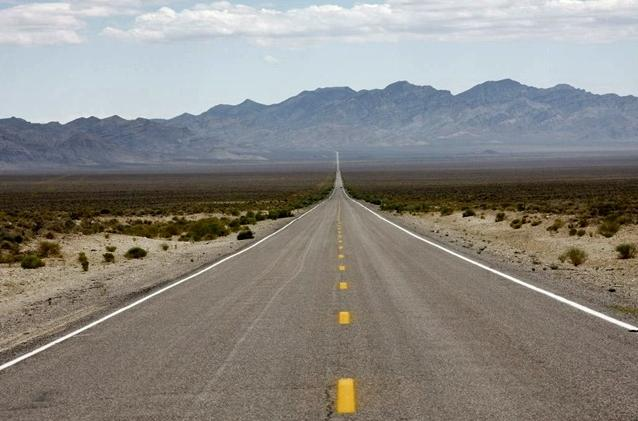
//> input picture F458/dsp/ccs_backup1/HyeonSeung/sample.jpg, 638 x 421 px
$ ./roi_sobel   (built with g++ and OpenCV 4)
//> lines starting //> are read from the running program, lines starting //| are printed output that depends on the picture; after the words box and inside, x2 and y2 are one past the last pixel; in counts of white or black regions, pixels touching at a corner belong together
//> further down, img is the input picture: 421 rows x 638 cols, CV_8UC3; mean B, G, R 129.2, 134.4, 137.2
#include <opencv2/highgui/highgui.hpp>
#include <opencv2/opencv.hpp>
#include <iostream>
#include <stdio.h>

using namespace cv;
using namespace std;

Mat custom_roi(Mat img)
{
        Mat output;
        Mat mask = Mat::zeros(img.size(), img.type());

        Point pts[6] = {
                        Point(329,195), Point(341,182), Point(628,319), Point(633, 417),
					Point(4, 415),Point(7,354)};
        fillConvexPoly(mask, pts, 6, Scalar(255, 255, 255));
        bitwise_and(img, mask, output);

        return output;
}

Mat edge_detect(Mat blur)
{
	Mat output;

	cvtColor(blur, output, COLOR_RGB2GRAY);
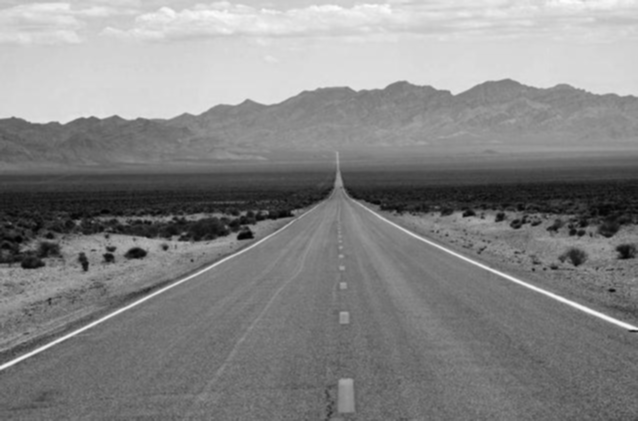
//> output: 421 rows x 638 cols, CV_8UC1; min 2, max 253, mean 133.2
	threshold(output, output, 140, 255, THRESH_BINARY);
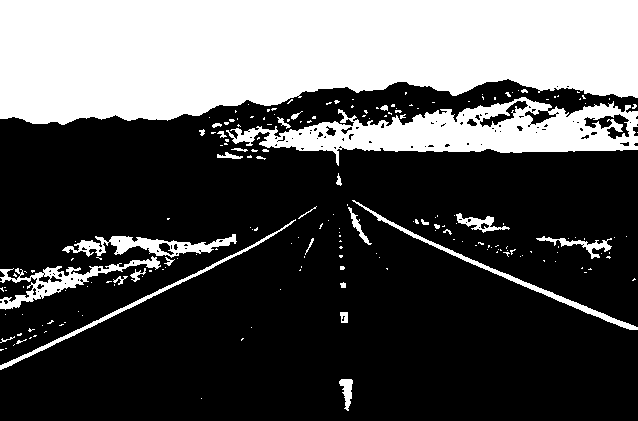
//> output: 421 rows x 638 cols, CV_8UC1; 32% white; 202 white regions (169 under 20 px), largest, box (x1, y1, x2, y2) and area: (0, 0, 638, 125) 64491, (226, 97, 638, 166) 12468, (0, 256, 161, 310) 1894

	Point anchor = Point(-1, -1);
	Mat kernel = Mat(1,3, CV_32F);

	kernel.at<float>(0,0) = -1;
	kernel.at<float>(0,1) = 0;
	kernel.at<float>(0,2) = 1;

	filter2D(output, output, -1, kernel, anchor, 0, BORDER_DEFAULT);
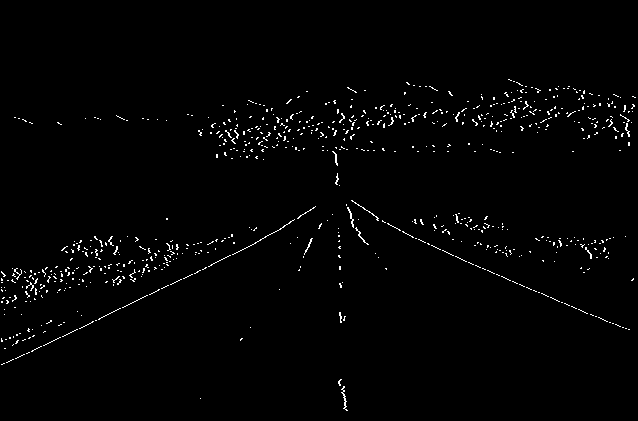
//> output: 421 rows x 638 cols, CV_8UC1; 1.4% white in thin lines or dots, all inside (x1, y1, x2, y2) = (1, 79, 636, 411)

	return output;
}

int main(int argc, char **argv)
{
	Mat img = imread("sample.jpg", -1);
	Mat blur;
	Mat edge;
	Mat croi;

	GaussianBlur(img, blur, Size(3,3), 0, 0);

	edge = edge_detect(blur);
	croi = custom_roi(edge);
//> in custom_roi, `fillConvexPoly(mask, pts, 6, Scalar(255, 255, 255));`:
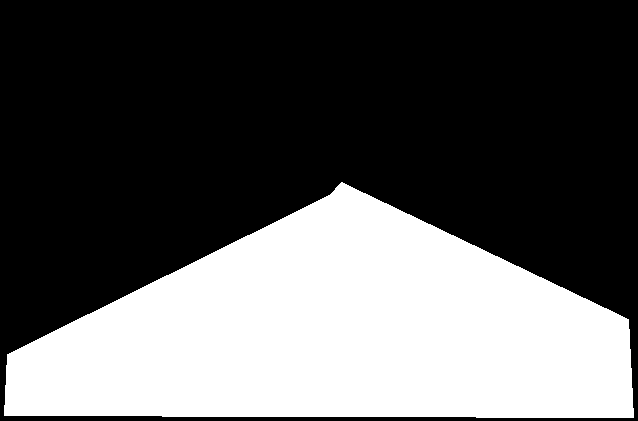
//> mask: 421 rows x 638 cols, CV_8UC1; 36.1% white; 1 white region, box (x1, y1, x2, y2) and area: (4, 182, 634, 418) 96832
//> in custom_roi, `bitwise_and(img, mask, output);`:
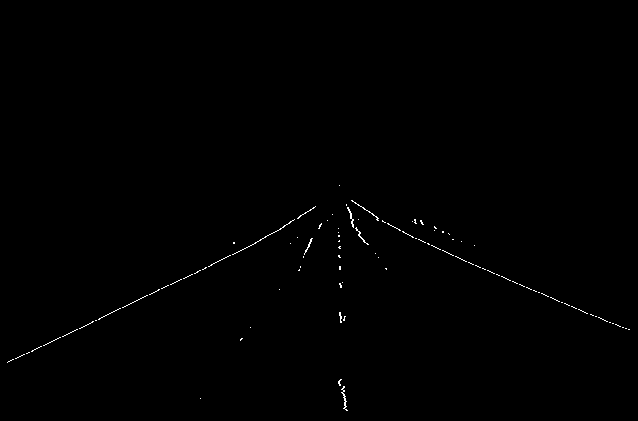
//> output: 421 rows x 638 cols, CV_8UC1; 0.33% white in thin lines or dots, all inside (x1, y1, x2, y2) = (7, 185, 630, 411)

	imwrite("org_img.jpg", img);
	imwrite("sobel_roi.jpg", edge);

	//namedWindow("First Order Differential Image", WINDOW_NORMAL);

	imwrite("org_img.jpg", img);
	imwrite("sobel_roi.jpg", croi);

	imshow("Origin Image", img);
	imshow("Filtered Image", croi);

	waitKey(0);

	destroyWindow("Origin Image");
	destroyWindow("Filtered Image");

	return 0;
}
